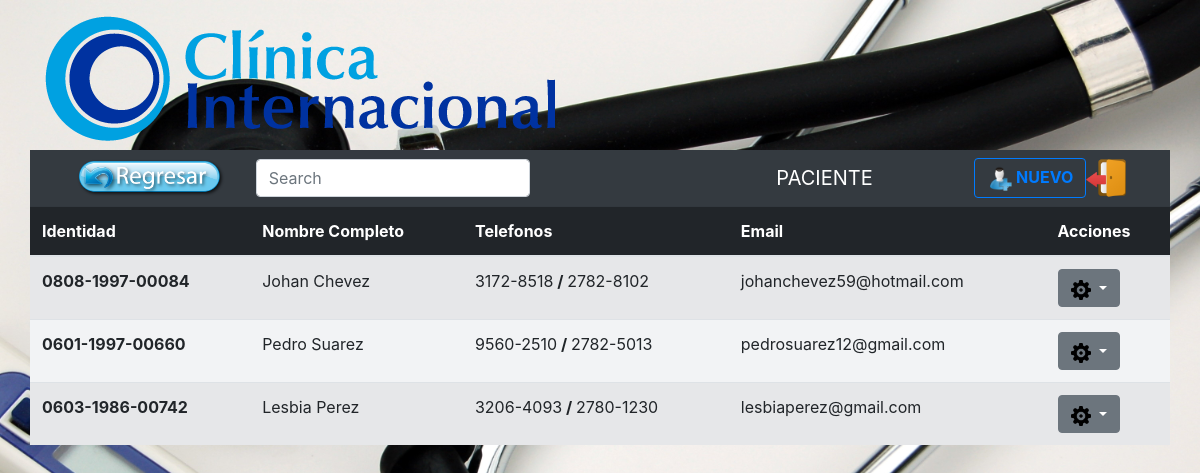
The app's page /clinica/paciente/ (signed in) with its own data.
### clinica/models.py (models this page shows, shortened)
@python_2_unicode_compatible
class Paciente(models.Model):
	identidad= models.CharField(max_length=15)
	nombre=models.CharField(max_length=50)
	apellido=models.CharField(max_length=50)
	direccion=models.TextField()
	celular=models.CharField(max_length=9, null=True)
	telcasa=models.CharField(max_length=9, null=True)
	correo=models.EmailField(null=True)
	fechanacimiento=models.DateTimeField()
	sexo=models.ForeignKey(Sexo)
	profesion=models.ForeignKey(Profesion)
	estadocivil=models.ForeignKey(EstadoCivil)

### clinica/views.py (the view)
# urls.py: url(r'^paciente/(?P<id>\d+)/$', views.editarpaciente, name='editarpaciente'),
@login_required()
def paciente(request):
	paciente= Paciente.objects.all()
	form=PacienteForm()
	for field in form.fields:
		form.fields[field].widget.attrs={
			'class': 'form-control',
		}
	return render(request,'paciente.html',{'paciente':paciente,'form':form})

### clinica/forms.py
class PacienteForm(ModelForm):
	class Meta:
		model = Paciente
		fields= '__all__'
		widgets={
				'direccion': forms.Textarea(attrs={
					'class': 'form-control',
					'autofocus':'autofocus'
					}),
				'correo': forms.EmailInput(attrs={
					'class': 'form-control',
					'autofocus':'autofocus'
					}),
				'fechanacimiento': forms.DateInput(format=('%d-%m-%Y'),attrs={
					'class': 'form-control',
					'autofocus':'autofocus',
					'type':'date'
					}),
		}

### clinica/models.py (called while the page is built)
	def __str__(self):
		return self.sexo

	def __str__(self):
		return self.estadocivil

	def __str__(self):
		return self.profesion

### clinica/templates/paciente.html (shortened to what this page needs)
{% extends "base_in.html" %}
{% load static %}
{% block fondo %}
	{% static 'media/fpaciente.jpg' %}
{% endblock %}
{% block body %}
	<div class="row ">
		<div class="col-md-12" style="width:1130px;height:150px; margin:0 auto;border-radius:3px;position:static">
			<img src="{% static '/media/logo.png' %}" alt="img" style="margin: auto;psoition:absolute ">
			<br>
		</div>
		<nav class="navbar navbar-dark bg-dark col-md-12">
			<nav class="col-md-12" >
  				<form class="form-inline">
  					<div class="col-md-2">
  						<a href="{% url 'clinica:admin' %}" type="buttonCerrarSesion"style="position:static; display:inline-block; "><img src="{% static '/media/regresar.png' %}" alt="img" style="margin: auto;width:100%; align:right" ></a>
  					</div>
  					<div class="col-md-5" >
	    				<input class="form-control mr-sm-2" type="search" placeholder="Search" id="txtBuscar" aria-label="Search">
  					</div>
  					<div class="col-md-3" >
	    				<label style="color:white; font-size:20px">PACIENTE </label>
  					</div>
  					<div class="col-md-2" >
	    				<button type="button" class="btn btn-outline-primary" data-toggle="modal" data-target="#exampleModal" >
	    					<img src="{% static '/media/nuevo.png' %}" alt="img" style="margin: auto;width:25px; align:right" ><strong>  NUEVO</strong>
	    				</button>
	   					<a href="{% url 'security:log_out' %}" type="buttonCerrarSesion"style="position:absolute; float:right; display:inline-block"><img src="{% static '/media/cerrarsesion.png' %}" alt="img" style="margin: auto;width:40px; align:right" ></a>
  					</div>
  				</form>
			</nav>
		</nav>
		<table class="table table-striped " >
			<thead class="table-dark">
				<tr>
					<th>Identidad</th>
					<th>Nombre Completo</th>
					<th>Telefonos</th>
					<th>Email</th>
					<th>Acciones</th>
				</tr>
			</thead>
			<tbody id="filas_pacientes" style="background:#F2F3F5;">
				{% for p in paciente %}
					<tr>
						<td><strong>{{p.identidad}}</strong></td>
						<td>{{p.nombre}} {{p.apellido}}</td>
						<td>{{p.celular}}<strong> / </strong>{{p.telcasa}}</td>
						<td>{{p.correo}}</td>
						<td>
						<div class="btn-group" role="group" style="color:orange">
		    				<button id="btnGroupDrop1" type="button" class="btn btn-secondary dropdown-toggle" data-toggle="dropdown" aria-haspopup="true" aria-expanded="false" >
								<img src="{% static '/media/accion.png' %}" alt="img" style="margin: auto;width:20px; align:right" >
		    				</button>
					  	</div>
					</td>
					</tr>
				{% endfor %}
			</tbody>
		</table>
	</div>
{% endblock %}

### global_templates/base.html (style rules this page uses)
body { background-size: cover; }

### records on screen
Paciente: identidad "0808-1997-00084", nombre "Johan", apellido "Chevez", celular "3172-8518", telcasa "2782-8102", correo "johanchevez59@hotmail.com"
Paciente: identidad "0601-1997-00660", nombre "Pedro", apellido "Suarez", celular "9560-2510", telcasa "2782-5013", correo "pedrosuarez12@gmail.com"
Paciente: identidad "0603-1986-00742", nombre "Lesbia", apellido "Perez", celular "3206-4093", telcasa "2780-1230", correo "lesbiaperez@gmail.com"
